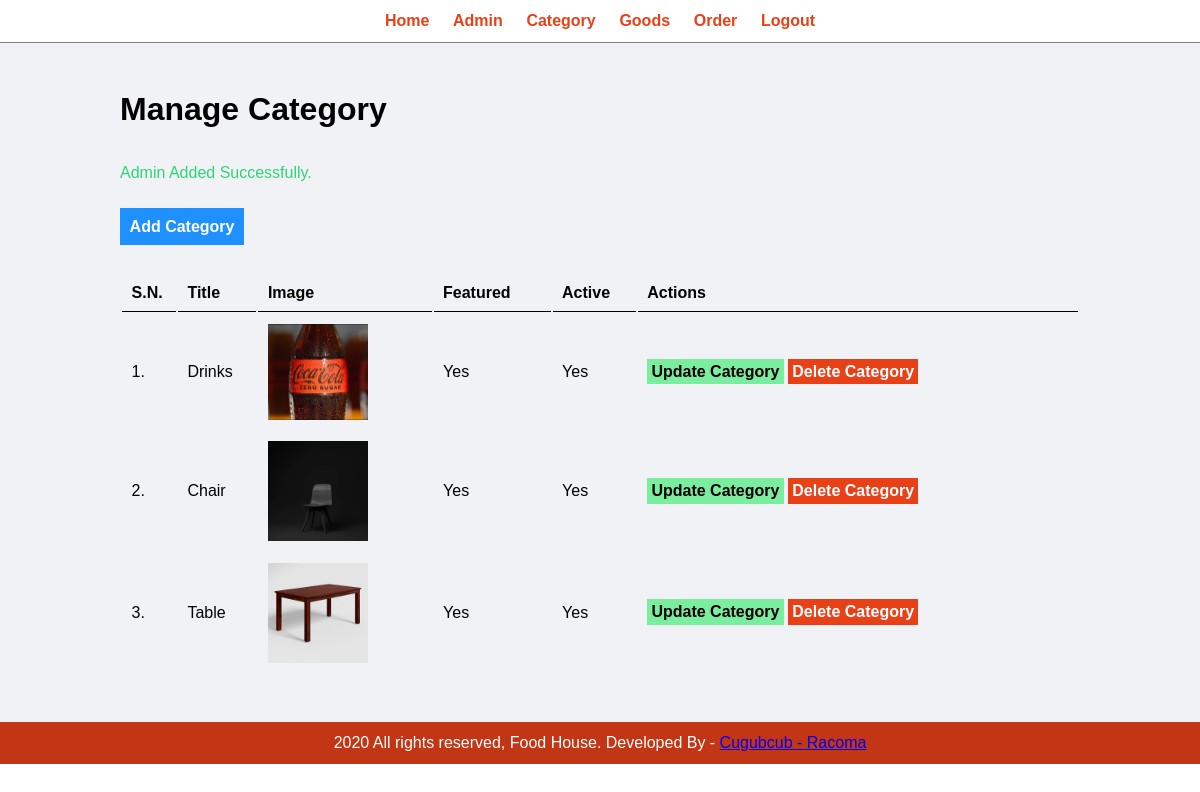
The app's page /admin/manage-category.php (signed in) with its own data.
### tables this page shows
CREATE TABLE `tbl_category` (
  `id` int(10) UNSIGNED NOT NULL,
  `title` varchar(100) NOT NULL,
  `image_name` varchar(255) NOT NULL,
  `featured` varchar(10) NOT NULL,
  `active` varchar(10) NOT NULL
);

### admin/manage-category.php (the view, shortened to what this page needs)
<?php include('partials/menu.php'); ?>
<div class="main-content">
    <div class="wrapper">
        <h1>Manage Category</h1>
        <br /><br />
        <?php
            if(isset($_SESSION['add']))
            {
                echo $_SESSION['add'];
            }
        ?>
        <br><br>
                <a href="<?php echo SITEURL; ?>admin/add-category.php" class="btn-primary">Add Category</a>
                <br /><br /><br />
                <table class="tbl-full">
                    <tr>
                        <th>S.N.</th>
                        <th>Title</th>
                        <th>Image</th>
                        <th>Featured</th>
                        <th>Active</th>
                        <th>Actions</th>
                    </tr>
                    <?php
                        $sql = "SELECT * FROM tbl_category";
                        $res = mysqli_query($conn, $sql);
                        $count = mysqli_num_rows($res);
                        $sn=1;
                        if($count>0)
                        {
                            while($row=mysqli_fetch_assoc($res))
                            {
                                $id = $row['id'];
                                $title = $row['title'];
                                $image_name = $row['image_name'];
                                $featured = $row['featured'];
                                $active = $row['active'];
                                ?>
                                    <tr>
                                        <td><?php echo $sn++; ?>. </td>
                                        <td><?php echo $title; ?></td>
                                        <td>
                                            <?php
                                                if($image_name!="")
                                                {
                                                    ?>
                                                    <img src="<?php echo SITEURL; ?>images/category/<?php echo $image_name; ?>" width="100px" >
                                                    <?php
                                                }
                                                else
                                                {
                                                    echo "<div class='error'>Image not Added.</div>";
                                                }
                                            ?>
                                        </td>
                                        <td><?php echo $featured; ?></td>
                                        <td><?php echo $active; ?></td>
                                        <td>
                                            <a href="<?php echo SITEURL; ?>admin/update-category.php?id=<?php echo $id; ?>" class="btn-secondary">Update Category</a>
                                            <a href="<?php echo SITEURL; ?>admin/delete-category.php?id=<?php echo $id; ?>&image_name=<?php echo $image_name; ?>" class="btn-danger">Delete Category</a>
                                        </td>
                                    </tr>
                                <?php
                            }
                        }
                        else
                        {
                            ?>
                            <tr>
                                <td colspan="6"><div class="error">No Category Added.</div></td>
                            </tr>
                            <?php
                        }
                    ?>
                </table>
    </div>
</div>
<?php include('partials/footer.php'); ?>

### css/admin.css (style rules this page uses)
* { margin: 0; padding: 0; font-family: Arial, Helvetica, sans-serif; }
.wrapper { padding: 1%; width: 80%; margin: 0 auto; }
.tbl-full { width: 100%; }
table tr th { border-bottom: 1px solid black; padding: 1%; text-align: left; }
table tr td { padding: 1%; }
.btn-primary { background-color: #1e90ff; padding: 1%; color: white; text-decoration: none; font-weight: bold; }
.btn-secondary { background-color: #7bed9f; padding: 1%; color: black; text-decoration: none; font-weight: bold; }
.btn-danger { background-color: #e84118; padding: 1%; color: white; text-decoration: none; font-weight: bold; }
.success { color: #2ed573; }
.main-content { background-color: #f1f2f6; padding: 3% 0; }

### records on screen
tbl_category: title "Drinks", image_name (picture), featured "Yes", active "Yes"
tbl_category: title "Chair", image_name (picture), featured "Yes", active "Yes"
tbl_category: title "Table", image_name (picture), featured "Yes", active "Yes"

### other values on screen
$_SESSION['add'] "Admin Added Successfully."
